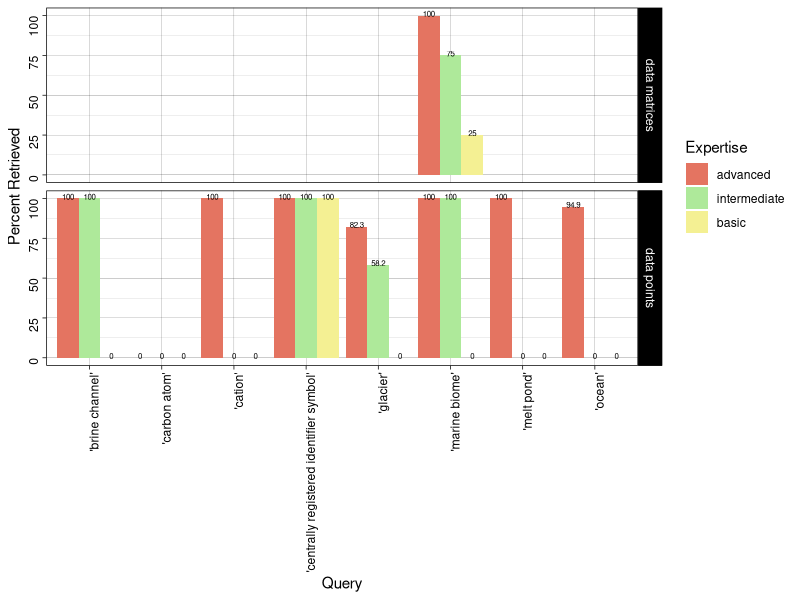
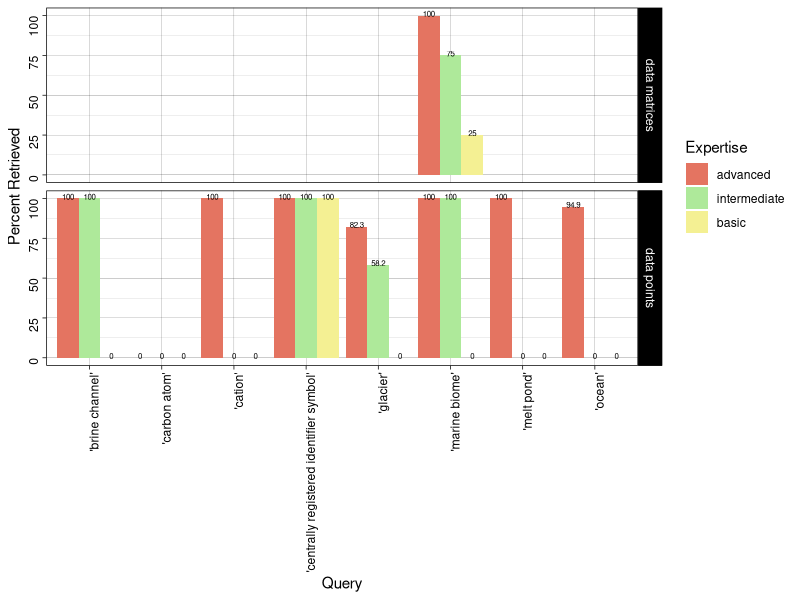

R code for these plots, in order:
library(ggplot2)
library(dplyr)

#from https://stackoverflow.com/questions/12018499/how-to-put-labels-over-geom-bar-for-each-bar-in-r-with-ggplot2

setwd("/home/kai/Desktop/grad_school/marmic/master_thesis/kblumberg_masters_thesis/datastore/competency_questions/querying_parts_of_annotation/analysis")

# plot annotations chart
parts_of_data <- read.csv(file = "query_parts_of.csv",header = TRUE)

parts_of_data <- mutate(parts_of_data, Expertise = factor(Expertise, levels = c('advanced', 'intermediate', 'basic')))

parts_of_number <- ggplot(parts_of_data, aes(Query, Percent, fill = Expertise)) + 
              geom_bar(stat="identity", position = "dodge") + 
              theme_linedraw() +
              labs(colour ="Expertise") + scale_fill_manual(values = c("#E47461", "#AEE99A", "#F4F093")) +
              ylab(expression(paste("Percent Retrieved" ))) +
              geom_text(aes(label = Percent),
              position = position_dodge(width = 0.9), vjust=0.2, size =2) 

parts_of_number <- parts_of_number + theme(axis.text = element_text(angle = 90, hjust = 1))

parts_of_number <- parts_of_number + facet_grid(Sample ~ ., scales="free", space="free")

parts_of_number

ggsave(filename = "/home/kai/Desktop/grad_school/marmic/master_thesis/kblumberg_masters_thesis/datastore/competency_questions/querying_parts_of_annotation/analysis/query_parts_of_stats.jpeg", 
       plot =  parts_of_number, width = 8, height = 5.33)



